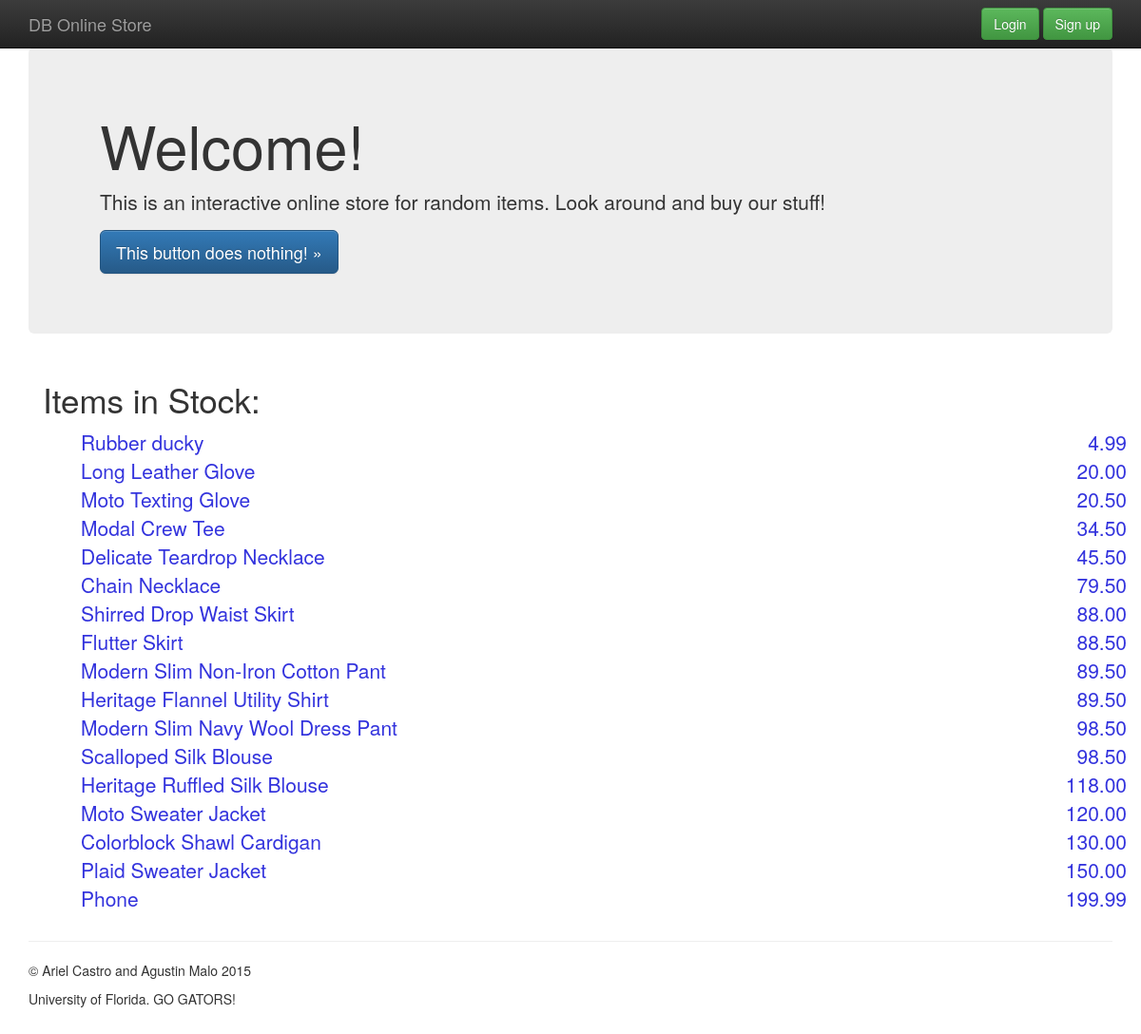
The page / on the database its author committed.
### main_store/models.py (models this page shows)
class Product(models.Model):
	name = models.CharField(max_length=100)
	price = models.DecimalField(max_digits=8, decimal_places=2)
	stock_quantity = models.IntegerField()
	description = models.TextField()
	active = models.BooleanField()

### main_store/views.py (the view)
# urls.py: url(r'^$', storeViews.index, name='index'),
def index(request):
    products = Product.objects.exclude(stock_quantity=0)
    return render(request, 'products/index.html', {
        'products': products,
    })

### db_online_store/templates/products/index.html
{% extends "base.html" %}
{% block content %}
<div id="index">
  <div class="jumbotron">
    <div class="container">
      <h1>Welcome!</h1>
      <p>This is an interactive online store for random items. Look around and buy our stuff!</p>
      <p><a class="btn btn-primary btn-lg" href="#" role="button">This button does nothing! &raquo;</a></p>
    </div>
  </div>
  <div class="container">
      <h3>Items in Stock:</h3>
      <ul>
        {% for product in products|dictsort:"price" %}
        <li>
          <a href="{% url 'product_detail' product.id %}">{{ product.name | capfirst }}</a>
          <a class="pull-right" href="{% url 'product_detail' product.id %}">{{ product.price}}</a>
        </li>
        {% endfor %}
      </ul>
    </div>
  </div>
  {% endblock content %}

### db_online_store/static/main.css (style rules this page uses)
h1, h2, h3 { font-size: 2.5em; }
a { font-size: 1.5em; }
ul { list-style-type: none; }
a { text-decoration: none; color: #33D; }
body { padding-top: 50px; padding-bottom: 20px; }

### rows shown on the page
Product: name "Rubber ducky", price "4.99"
Product: name "Long Leather Glove", price "20.00"
Product: name "Moto Texting Glove", price "20.50"
Product: name "Modal Crew Tee", price "34.50"
Product: name "Delicate Teardrop Necklace", price "45.50"
Product: name "Chain Necklace", price "79.50"
Product: name "Shirred Drop Waist Skirt", price "88.00"
Product: name "Flutter Skirt", price "88.50"
Product: name "Modern Slim Non-Iron Cotton Pant", price "89.50"
Product: name "Heritage Flannel Utility Shirt", price "89.50"
Product: name "Modern Slim Navy Wool Dress Pant", price "98.50"
Product: name "Scalloped Silk Blouse", price "98.50"
Product: name "Heritage Ruffled Silk Blouse", price "118.00"
Product: name "Moto Sweater Jacket", price "120.00"
Product: name "Colorblock Shawl Cardigan", price "130.00"
Product: name "Plaid Sweater Jacket", price "150.00"
Product: name "Phone", price "199.99"
